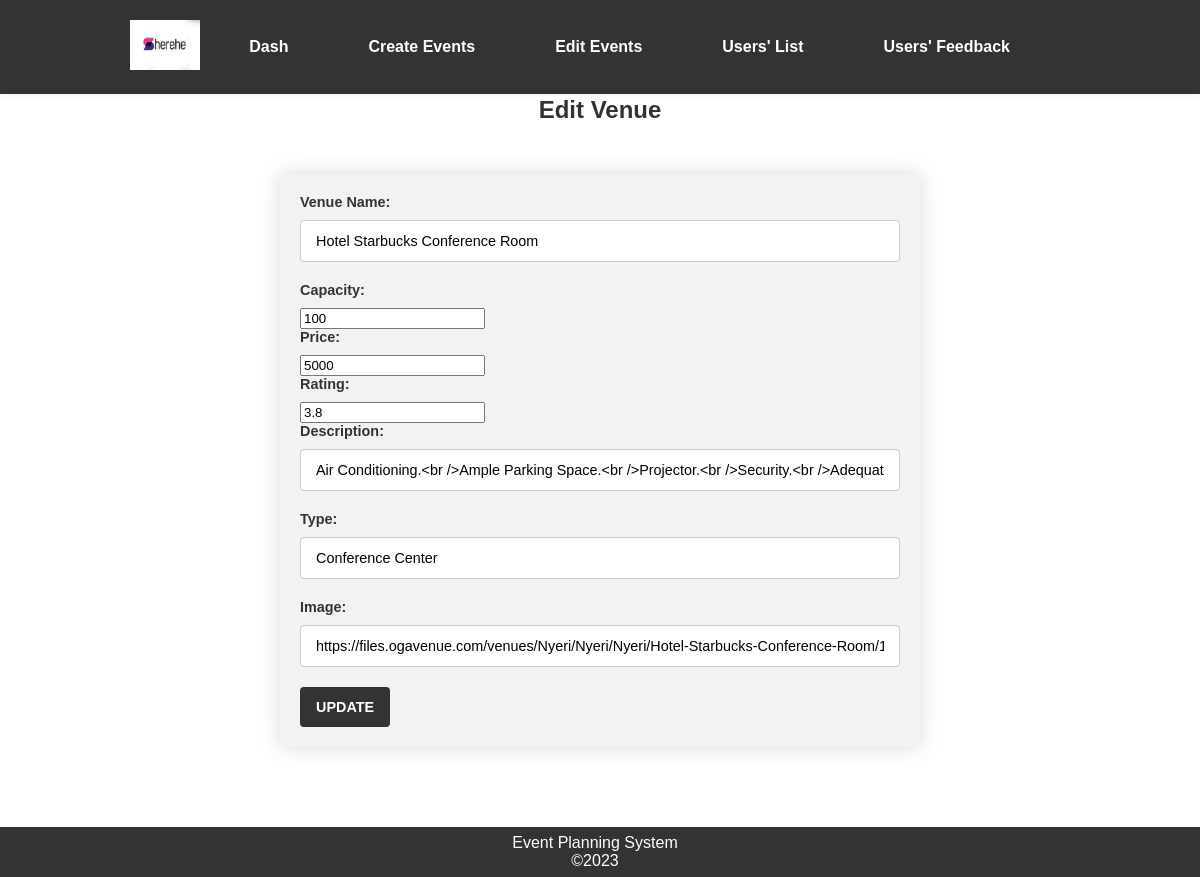
/admin/edit_venue.php?id=1, run on an earlier commit of the app's database.
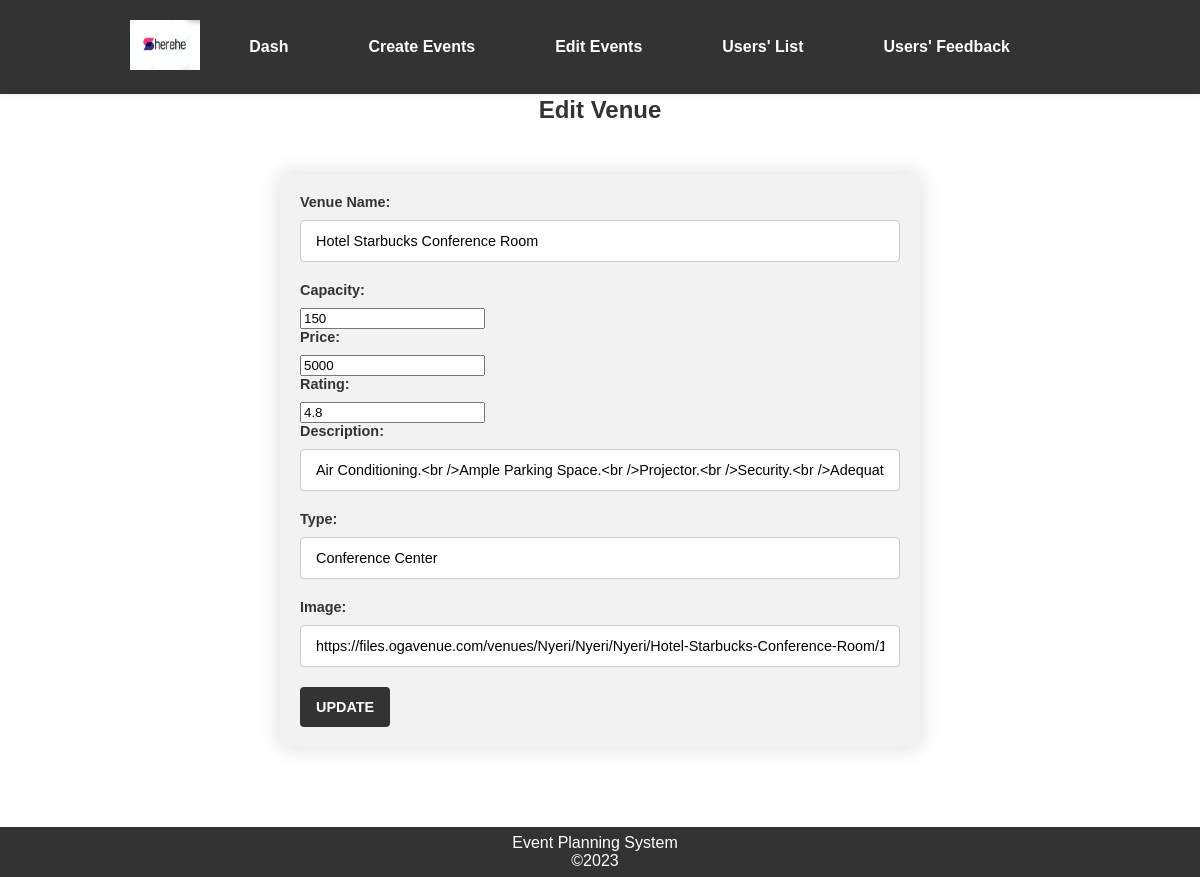
And on a later commit of the database.
### tables this page shows
CREATE TABLE `venues` (
  `id` int(5) NOT NULL,
  `venue` varchar(50) NOT NULL,
  `type` varchar(30) NOT NULL,
  `amenities` varchar(500) NOT NULL,
  `capacity` int(5) NOT NULL,
  `price` int(15) NOT NULL,
  `image` varchar(2000) NOT NULL,
  `rating` decimal(3,1) NOT NULL
);

### admin/edit_venue.php (the view, shortened to what this page needs)
<?php
$conn = mysqli_connect('localhost', 'root', '', 'sherehe');
$id = $_GET['id'];
$sql = "SELECT * FROM venues WHERE id=$id";
$result = mysqli_query($conn, $sql);
$row = mysqli_fetch_assoc($result);
?>
<!DOCTYPE html>
<html>
<head>
    <link rel="stylesheet" href="edit_venue.css">
</head>
</head>
<body>
<header>
        <nav>
            <a href="./admin_dash.php"><img src="../images/logo.png" alt="Sherehe logo"></a>
            <ul>
                <li><a href="admin_dash.php">Dash</a></li>
                <li><a href="insertion.php">Create Events</a></li>
                <li><a href="view_events.php">Edit Events</a></li>
                <li><a href="users_details.php">Users' List</a></li>
                <li><a href="view_feedback.php">Users' Feedback</a></li>
            </ul>
        </nav>
    </header>
    <h1>Edit Venue</h1>
    <form method="post" action="<?php echo htmlspecialchars($_SERVER['PHP_SELF']); ?>">
        <label for="newVenue">Venue Name:</label>
        <input type="text" name="newVenue" value="<?php echo $row['venue']; ?>"><br>
        <label for="newCapacity">Capacity:</label>
        <input type="number" name="newCapacity" value="<?php echo $row['capacity']; ?>"><br>
        <label for="newPrice">Price:</label>
        <input type="number" name="newPrice" value="<?php echo $row['price']; ?>"><br>
        <label for="newRating">Rating:</label>
        <input type="number" name="newRating" value="<?php echo $row['rating']; ?>"><br>
        <label for="newDescription">Description:</label>
        <input type="text" name="newDescription" value="<?php echo $row['amenities']; ?>"><br>
        <label for="newType">Type:</label>
        <input type="text" name="newType" value="<?php echo $row['type']; ?>"><br>
        <label for="newImage">Image:</label>
        <input type="text" name="newImage" value="<?php echo $row['image']; ?>"><br>
        <input type="submit" value="Update">
    </form>
    <footer>
        <ul class="info">
            <li style="text-align:center;">Event Planning System <br> ©2023</a></li>
        </ul>
    </footer>
</body>
</html>

What changed in the data, as far as the page shows it:
changed venues "Hotel Starbucks Conference Room": newCapacity "100" → "150"; newRating "3.8" → "4.8"
